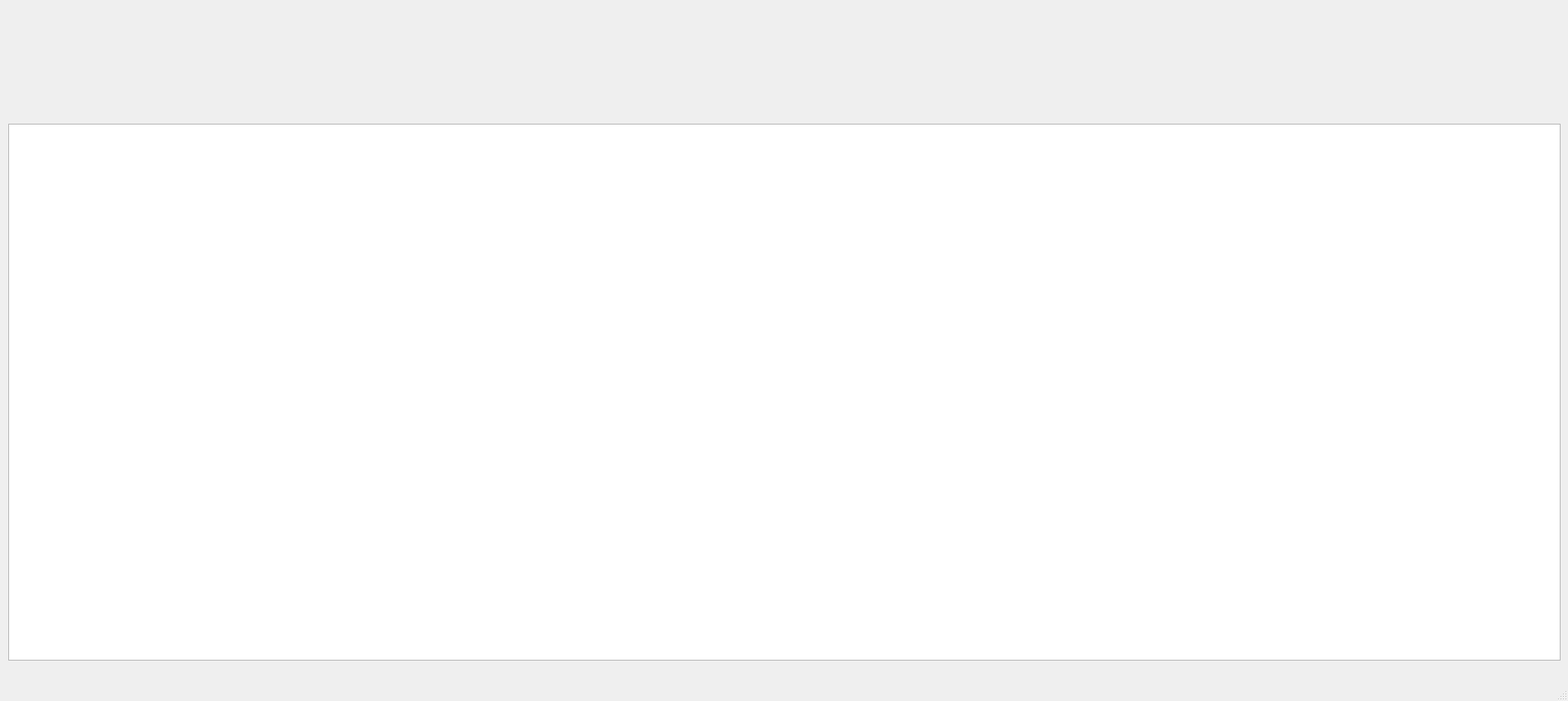
<?xml version="1.0" encoding="UTF-8"?>
<ui version="4.0">
 <class>ventanaMenuPrincipal</class>
 <widget class="QMainWindow" name="ventanaMenuPrincipal">
  <property name="geometry">
   <rect>
    <x>0</x>
    <y>0</y>
    <width>1900</width>
    <height>850</height>
   </rect>
  </property>
  <property name="minimumSize">
   <size>
    <width>1900</width>
    <height>850</height>
   </size>
  </property>
  <property name="maximumSize">
   <size>
    <width>1900</width>
    <height>850</height>
   </size>
  </property>
  <property name="windowTitle">
   <string>Menú principal del sistema</string>
  </property>
  <widget class="QWidget" name="centralwidget">
   <widget class="QLabel" name="labelFondoMenuVerPerfiles">
    <property name="geometry">
     <rect>
      <x>0</x>
      <y>0</y>
      <width>1900</width>
      <height>851</height>
     </rect>
    </property>
    <property name="text">
     <string/>
    </property>
    <property name="pixmap">
     <pixmap>menuVerPerfilFigma.png</pixmap>
    </property>
   </widget>
   <widget class="QLabel" name="labelRealizarEliminacion">
    <property name="geometry">
     <rect>
      <x>1080</x>
      <y>730</y>
      <width>301</width>
      <height>71</height>
     </rect>
    </property>
    <property name="styleSheet">
     <string notr="true">background-color:transparent;</string>
    </property>
    <property name="text">
     <string/>
    </property>
   </widget>
   <widget class="QLabel" name="labelVolverInicio">
    <property name="geometry">
     <rect>
      <x>1490</x>
      <y>20</y>
      <width>371</width>
      <height>91</height>
     </rect>
    </property>
    <property name="styleSheet">
     <string notr="true">background-color:transparent;</string>
    </property>
    <property name="text">
     <string/>
    </property>
   </widget>
   <widget class="QLabel" name="labelConfiguracion">
    <property name="geometry">
     <rect>
      <x>380</x>
      <y>10</y>
      <width>311</width>
      <height>111</height>
     </rect>
    </property>
    <property name="styleSheet">
     <string notr="true">background-color:transparent;</string>
    </property>
    <property name="text">
     <string/>
    </property>
   </widget>
   <widget class="QTableView" name="tableViewVerPerfiles">
    <property name="geometry">
     <rect>
      <x>10</x>
      <y>150</y>
      <width>1881</width>
      <height>651</height>
     </rect>
    </property>
    <property name="sortingEnabled">
     <bool>true</bool>
    </property>
   </widget>
  </widget>
  <widget class="QStatusBar" name="statusbar"/>
 </widget>
 <resources/>
 <connections/>
</ui>
